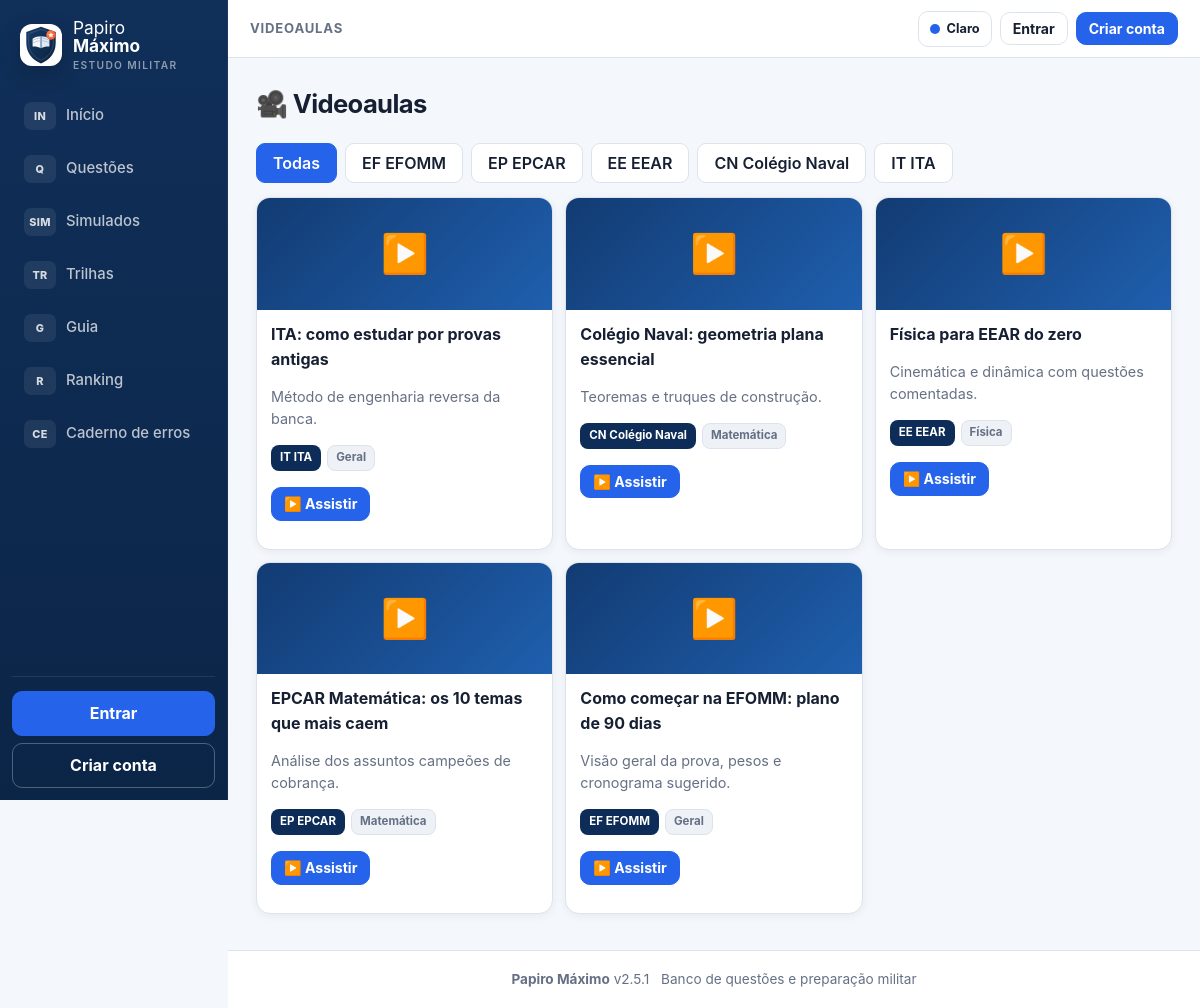
/videoaulas.php, run on the app's committed database.
### tables this page shows
CREATE TABLE IF NOT EXISTS videoaulas (
  id INT AUTO_INCREMENT PRIMARY KEY,
  titulo VARCHAR(150) NOT NULL,
  url VARCHAR(255) NOT NULL DEFAULT '',
  concurso VARCHAR(20) NOT NULL DEFAULT 'Outro',
  materia VARCHAR(50) NOT NULL DEFAULT 'Geral',
  descricao TEXT NULL,
  created_at TIMESTAMP DEFAULT CURRENT_TIMESTAMP
);

### includes/config.php (called while the page is built, shortened)
<?php
function url(string $path = ''): string {
    $p = trim($path);
    return BASE_URL . '/' . ltrim($p, '/');
}

### includes/helpers.php (called while the page is built, shortened)
<?php
function concurso_nome(string $c): string { return CONCURSO_NOMES[$c] ?? $c; }
function concurso_icone(string $c): string { return CONCURSO_ICONS[$c] ?? '📝'; }
function e($s): string { return htmlspecialchars((string)($s ?? ''), ENT_QUOTES, 'UTF-8'); }

### includes/db.php (called while the page is built, shortened)
<?php
function db(): PDO {
    static $pdo = null;
    if ($pdo instanceof PDO) return $pdo;
    if (DB_DRIVER === 'sqlite') {
        $dir = dirname(DB_SQLITE_PATH);
        if (!is_dir($dir)) mkdir($dir, 0775, true);
        $pdo = new PDO('sqlite:' . DB_SQLITE_PATH);
    } else {
        $dsn = sprintf('mysql:host=%s;dbname=%s;charset=utf8mb4', DB_HOST, DB_NAME);
        $pdo = new PDO($dsn, DB_USER, DB_PASS);
    }
    $pdo->setAttribute(PDO::ATTR_ERRMODE, PDO::ERRMODE_EXCEPTION);
    $pdo->setAttribute(PDO::ATTR_DEFAULT_FETCH_MODE, PDO::FETCH_ASSOC);
    return $pdo;
}

### videoaulas.php (the view, shortened to what this page needs)
<?php
$fConcurso = (string)($_GET['concurso'] ?? '');
if (!in_array($fConcurso, CONCURSOS_TODOS, true)) $fConcurso = '';
if ($fConcurso !== '') {
    $st = db()->prepare('SELECT * FROM videoaulas WHERE concurso = ? ORDER BY id DESC');
    $st->execute([$fConcurso]);
    $videos = $st->fetchAll();
} else {
    $videos = db()->query('SELECT * FROM videoaulas ORDER BY id DESC')->fetchAll();
}
include __DIR__ . '/includes/header.php';
?>
<div class="page-head"><h1>🎥 Videoaulas</h1></div>
<div class="tabs">
  <a class="tab <?= $fConcurso === '' ? 'active' : '' ?>" href="<?= e(url('videoaulas.php')) ?>">Todas</a>
  <?php foreach (CONCURSOS_FOCO as $c): ?>
    <a class="tab <?= $fConcurso === $c ? 'active' : '' ?>" href="<?= e(url('videoaulas.php?concurso=' . urlencode($c))) ?>"><?= concurso_icone($c) ?> <?= e(concurso_nome($c)) ?></a>
  <?php endforeach; ?>
</div>
<div class="video-grid">
  <?php foreach ($videos as $v): ?>
  <div class="video-card">
    <div class="video-thumb">▶️</div>
    <div class="v-body">
      <b><?= e($v['titulo']) ?></b>
      <p class="muted"><?= e($v['descricao'] ?? '') ?></p>
      <div class="q-badges">
        <span class="badge b-navy"><?= concurso_icone($v['concurso']) ?> <?= e(concurso_nome($v['concurso'])) ?></span>
        <span class="badge"><?= e($v['materia']) ?></span>
      </div>
      <?php if (!empty($v['url'])): ?><p><a class="btn btn-small btn-gold" href="<?= e($v['url']) ?>" target="_blank" rel="noopener">▶️ Assistir</a></p><?php endif; ?>
    </div>
  </div>
  <?php endforeach; ?>
</div>
<?php include __DIR__ . '/includes/footer.php'; ?>

### assets/css/style.css (style rules this page uses)
:root { --navy:#0b1b33; --navy2:#13294f; --navy3:#1d3a68; --gold:#e3a82b; --gold2:#f5c451; --gold-soft:#fdf3d7; --bg:#f1ecdd; --card:#fffdf6; --line:#e2d9c2; --ink:#1d2433; --muted:#6f6a5c; --ok:#15803d; --ok-bg:#e5f5e9; --err:#b91c1c; --err-bg:#fdecec; --info:#1d4ed8; --info-bg:#e8effe; --radius:14px; --shadow:0 2px 10px rgba(11,27,51,.08); }
* { box-sizing:border-box }
html { -webkit-text-size-adjust:100% }
body { margin:0;font-family:"Segoe UI",system-ui,-apple-system,Roboto,Arial,sans-serif;background:var(--bg);color:var(--ink);line-height:1.55 }
a { color:var(--navy3);text-decoration:none }
.muted { color:var(--muted);font-size:.9em }
.page-head { display:flex;align-items:center;gap:12px;margin:4px 0 16px;flex-wrap:wrap }
.page-head h1 { font-size:1.5rem;margin:0;color:var(--navy) }
.btn { display:inline-block;border:1px solid var(--navy);background:#fff;color:var(--navy);border-radius:10px;padding:9px 18px;font-weight:600;cursor:pointer;font-size:1rem }
.btn-gold { background:var(--gold);border-color:#c78f1b;color:#231a03 }
.btn-small { padding:5px 12px;font-size:.88rem }
.badge { display:inline-block;font-size:.78rem;font-weight:700;border-radius:20px;padding:2px 11px;background:#ece7d6;color:#5b5545;border:1px solid #d8cfb4;white-space:nowrap }
.b-navy { background:var(--navy);color:#fff;border-color:var(--navy) }
.tabs { display:flex;gap:8px;flex-wrap:wrap;margin-bottom:14px }
.tab { border:1px solid var(--line);background:#fff;border-radius:20px;padding:7px 16px;font-weight:600;color:var(--navy) }
.tab.active { background:var(--navy);color:#fff;border-color:var(--navy) }
.q-badges { display:flex;gap:6px;flex-wrap:wrap;margin-bottom:8px;align-items:center }
.video-grid { display:grid;grid-template-columns:repeat(3,1fr);gap:12px }
.video-card { background:var(--card);border:1px solid var(--line);border-radius:var(--radius);overflow:hidden }
.video-thumb { background:linear-gradient(135deg,var(--navy),var(--navy3));color:#fff;font-size:2.4rem;text-align:center;padding:26px 0 }
.video-card .v-body { padding:12px 14px }

### assets/css/papiro-v2.css (style rules this page uses)
:root, html[data-theme="light"] { color-scheme:light; --bg:#f4f7fb; --card:#ffffff; --surface-2:#eef2f7; --surface-3:#e5eaf1; --line:#dce3ec; --ink:#172033; --muted:#667085; --navy:#123b72; --navy2:#0d2c57; --navy3:#1f5fae; --gold:#2563eb; --gold2:#4d8cff; --gold-soft:#eaf2ff; --info:#175cd3; --info-bg:#eaf2ff; --ok:#18794e; --ok-bg:#eaf7f0; --err:#c43232; --err-bg:#fff0f0; --shadow:0 8px 24px rgba(16,44,82,.07); --shadow-soft:0 2px 10px rgba(16,44,82,.06); --sidebar:#102f59; --sidebar-2:#0b2547; --accent:#2563eb; --accent-2:#123b72; --focus:rgba(37,99,235,.16); }
body { background:var(--bg);color:var(--ink);font-family:Inter,"Segoe UI",system-ui,-apple-system,BlinkMacSystemFont,Roboto,Arial,sans-serif }
a { color:var(--navy3) }
.page-head { margin:0 0 19px }
.page-head h1 { color:var(--ink);font-size:1.6rem;letter-spacing:-.025em }
.card,.stat,.q-item,.feature,.trilha-card,.guia-card,.video-card { background:var(--card);border-color:var(--line);box-shadow:var(--shadow-soft) }
.btn { background:var(--card);color:var(--ink);border-color:var(--line);border-radius:10px;font-weight:700;box-shadow:none }
.btn-primary,.btn-gold { background:var(--accent);border-color:var(--accent);color:#fff }
.badge { border-radius:8px;background:var(--surface-2);color:var(--muted);border-color:var(--line);padding:3px 8px;font-size:.72rem }
.b-navy { background:var(--navy2);color:#fff;border-color:transparent }
.tab { background:var(--card);border-color:var(--line);color:var(--ink);border-radius:9px }
.tab.active { background:var(--accent);border-color:var(--accent);color:#fff }
*,*::before,*::after { box-sizing:border-box }
.question-title,.question-topic,.muted,.coach-metric strong,.coach-metric span,.plan-item p,.performance-label small,.footer span { word-break:break-word }

### data on the page
videoaulas: titulo "ITA: como estudar por provas antigas", descricao "Método de engenharia reversa da banca.", concurso "IT", concurso "ITA", materia "Geral"
videoaulas: titulo "Colégio Naval: geometria plana essencial", descricao "Teoremas e truques de construção.", concurso "CN", concurso "Colégio Naval", materia "Matemática"
videoaulas: titulo "Física para EEAR do zero", descricao "Cinemática e dinâmica com questões comentadas.", concurso "EE", concurso "EEAR", materia "Física"
videoaulas: titulo "EPCAR Matemática: os 10 temas que mais caem", descricao "Análise dos assuntos campeões de cobrança.", concurso "EP", concurso "EPCAR", materia "Matemática"
videoaulas: titulo "Como começar na EFOMM: plano de 90 dias", descricao "Visão geral da prova, pesos e cronograma sugerido.", concurso "EF", concurso "EFOMM", materia "Geral"

### other printed values
$icon "IN"
$label "Início"
$icon "Q"
$label "Questões"
$icon "SIM"
$label "Simulados"
$icon "TR"
$label "Trilhas"
$icon "G"
$label "Guia"
$icon "R"
$label "Ranking"
$icon "CE"
$label "Caderno de erros"
$title "VIDEOAULAS"
